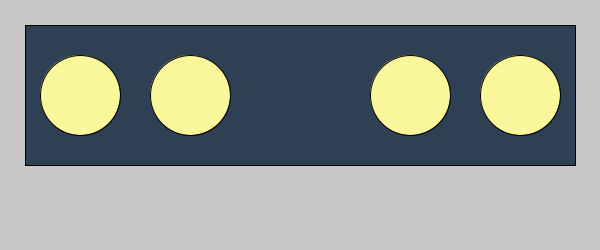
Frame 1 (no input)
Frame 60 (the mouse pressed at the canvas centre just before this capture): identical to frame 1, image omitted
Frame 120 (the mouse held since frame 60 and released just before this capture): identical to frame 1, image omitted

The Processing sketch that drew this single still picture (run headless with seeded random() and noise(); from frame 60 on, the mouse is pressed at the canvas centre):

// Processing sketch: continue1
// ── continue1.pde
void setup() {
   size(600, 250);
}

void draw() {
   background(200);
   fill(47, 64, 84);
   rect(25, 25, 550, 140);
   
   fill(249, 246, 155);
   for (int xval=80; xval<550; xval+=110) {
      if (xval == 300) continue;
      ellipse(xval, 95, 80, 80);
   }
}
